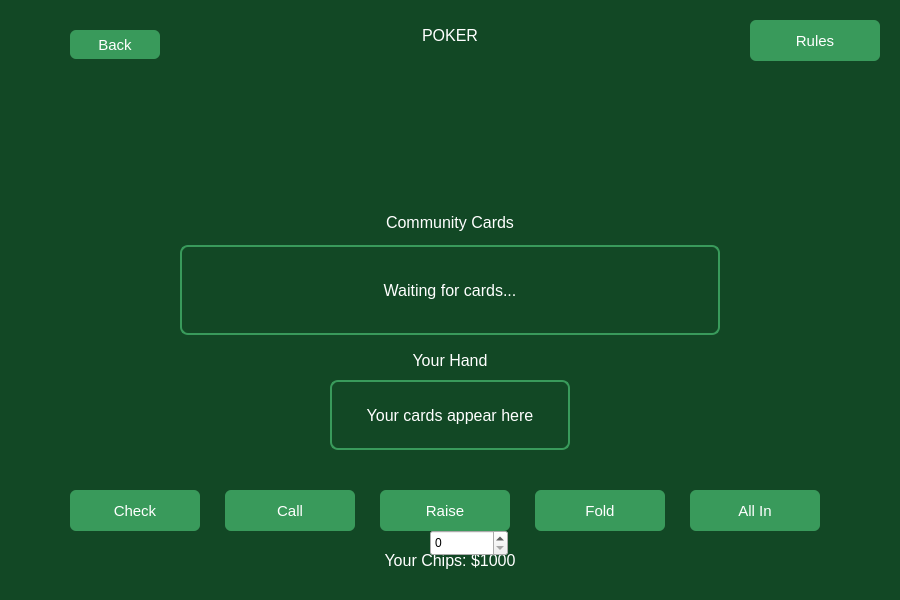
<?xml version="1.0" encoding="UTF-8"?>
<ui version="4.0">
 <class>PokerWindow</class>
 <widget class="QWidget" name="PokerWindow">
  <property name="geometry">
   <rect>
    <x>0</x>
    <y>0</y>
    <width>900</width>
    <height>600</height>
   </rect>
  </property>
  <property name="windowTitle">
   <string>Poker</string>
  </property>
  <property name="styleSheet">
   <string notr="true">
    QWidget#PokerWindow {
        background-color: #124825;
    }
    QLabel {
        color: white;
        font-size: 16px;
        background: transparent;
    }
    QPushButton {
        background-color: #399a5b;
        color: white;
        font-size: 15px;
        border-radius: 6px;
    }
    QPushButton:hover {
        background-color: #4dbb70;
    }
    QPushButton:disabled {
        background-color: #63766a;
        color: #cccccc;
    }
   </string>
  </property>
  <widget class="QLabel" name="TitleLabel">
   <property name="geometry">
    <rect>
     <x>350</x>
     <y>15</y>
     <width>200</width>
     <height>40</height>
    </rect>
   </property>
   <property name="text">
    <string>POKER</string>
   </property>
   <property name="alignment">
    <set>Qt::AlignmentFlag::AlignCenter</set>
   </property>
  </widget>
  <widget class="QLabel" name="CommunityCardsLabel">
   <property name="geometry">
    <rect>
     <x>300</x>
     <y>205</y>
     <width>300</width>
     <height>35</height>
    </rect>
   </property>
   <property name="text">
    <string>Community Cards</string>
   </property>
   <property name="alignment">
    <set>Qt::AlignmentFlag::AlignCenter</set>
   </property>
  </widget>
  <widget class="QLabel" name="CommunityCardsDisplay">
   <property name="geometry">
    <rect>
     <x>180</x>
     <y>245</y>
     <width>540</width>
     <height>90</height>
    </rect>
   </property>
   <property name="styleSheet">
    <string notr="true">
        border: 2px solid #399a5b;
        border-radius: 8px;
    </string>
   </property>
   <property name="text">
    <string>Waiting for cards...</string>
   </property>
   <property name="alignment">
    <set>Qt::AlignmentFlag::AlignCenter</set>
   </property>
  </widget>
  <widget class="QLabel" name="PlayerHandLabel">
   <property name="geometry">
    <rect>
     <x>350</x>
     <y>345</y>
     <width>200</width>
     <height>30</height>
    </rect>
   </property>
   <property name="text">
    <string>Your Hand</string>
   </property>
   <property name="alignment">
    <set>Qt::AlignmentFlag::AlignCenter</set>
   </property>
  </widget>
  <widget class="QLabel" name="PlayerHandDisplay">
   <property name="geometry">
    <rect>
     <x>330</x>
     <y>380</y>
     <width>240</width>
     <height>70</height>
    </rect>
   </property>
   <property name="styleSheet">
    <string notr="true">
        border: 2px solid #399a5b;
        border-radius: 8px;
    </string>
   </property>
   <property name="text">
    <string>Your cards appear here</string>
   </property>
   <property name="alignment">
    <set>Qt::AlignmentFlag::AlignCenter</set>
   </property>
  </widget>
  <widget class="QPushButton" name="CheckButton">
   <property name="geometry">
    <rect>
     <x>70</x>
     <y>490</y>
     <width>130</width>
     <height>41</height>
    </rect>
   </property>
   <property name="text">
    <string>Check</string>
   </property>
  </widget>
  <widget class="QPushButton" name="CallButton">
   <property name="geometry">
    <rect>
     <x>225</x>
     <y>490</y>
     <width>130</width>
     <height>41</height>
    </rect>
   </property>
   <property name="text">
    <string>Call</string>
   </property>
  </widget>
  <widget class="QPushButton" name="RaiseButton">
   <property name="geometry">
    <rect>
     <x>380</x>
     <y>490</y>
     <width>130</width>
     <height>41</height>
    </rect>
   </property>
   <property name="text">
    <string>Raise</string>
   </property>
  </widget>
  <widget class="QPushButton" name="FoldButton">
   <property name="geometry">
    <rect>
     <x>535</x>
     <y>490</y>
     <width>130</width>
     <height>41</height>
    </rect>
   </property>
   <property name="text">
    <string>Fold</string>
   </property>
  </widget>
  <widget class="QPushButton" name="AllInButton">
   <property name="geometry">
    <rect>
     <x>690</x>
     <y>490</y>
     <width>130</width>
     <height>41</height>
    </rect>
   </property>
   <property name="text">
    <string>All In</string>
   </property>
  </widget>
  <widget class="QLabel" name="PlayerChipsLabel">
   <property name="geometry">
    <rect>
     <x>350</x>
     <y>545</y>
     <width>200</width>
     <height>30</height>
    </rect>
   </property>
   <property name="text">
    <string>Your Chips: $1000</string>
   </property>
   <property name="alignment">
    <set>Qt::AlignmentFlag::AlignCenter</set>
   </property>
  </widget>
  <widget class="QPushButton" name="RulesButton">
   <property name="geometry">
    <rect>
     <x>750</x>
     <y>20</y>
     <width>130</width>
     <height>41</height>
    </rect>
   </property>
   <property name="text">
    <string>Rules</string>
   </property>
  </widget>
  <widget class="QSpinBox" name="RaiseSpinBox">
   <property name="geometry">
    <rect>
     <x>430</x>
     <y>530</y>
     <width>78</width>
     <height>26</height>
    </rect>
   </property>
  </widget>
  <widget class="QPushButton" name="Back">
   <property name="geometry">
    <rect>
     <x>70</x>
     <y>30</y>
     <width>90</width>
     <height>29</height>
    </rect>
   </property>
   <property name="text">
    <string>Back</string>
   </property>
  </widget>
  <zorder>Back</zorder>
  <zorder>TitleLabel</zorder>
  <zorder>CommunityCardsLabel</zorder>
  <zorder>CommunityCardsDisplay</zorder>
  <zorder>PlayerHandLabel</zorder>
  <zorder>PlayerHandDisplay</zorder>
  <zorder>CheckButton</zorder>
  <zorder>CallButton</zorder>
  <zorder>RaiseButton</zorder>
  <zorder>FoldButton</zorder>
  <zorder>AllInButton</zorder>
  <zorder>PlayerChipsLabel</zorder>
  <zorder>RulesButton</zorder>
  <zorder>RaiseSpinBox</zorder>
 </widget>
 <resources/>
 <connections/>
</ui>
